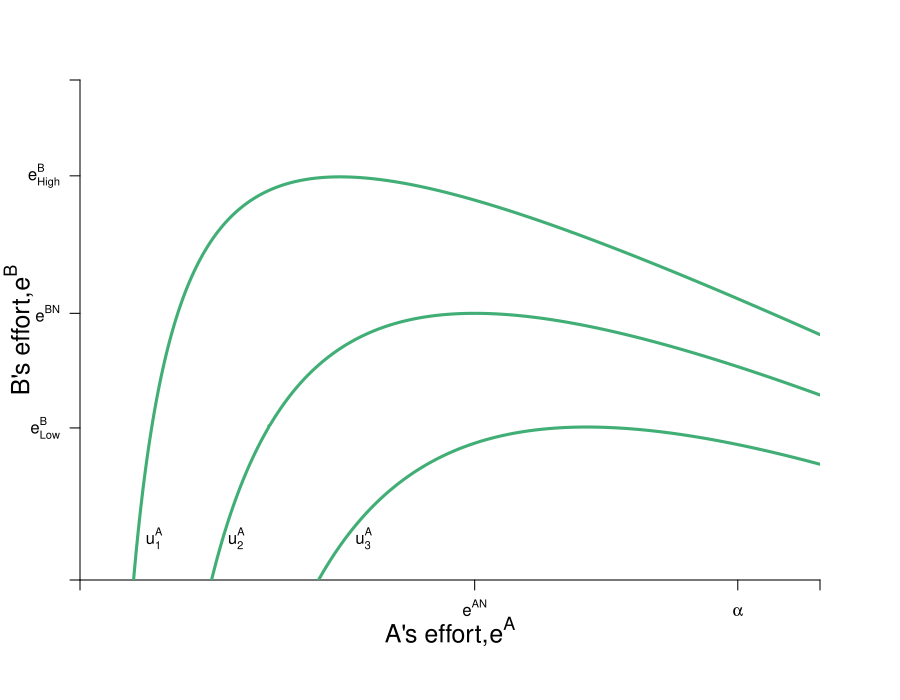

This figure's R source:
#Graph Designer: Simon Halliday & Madeleine Wettach '20
#Authors: Bowles, Foley and Halliday
#Title: Coordination, Conflict and Competition: A Text in Microeconomics

require(shape)
pdf(file = "coordination_failures/step_by_step_graphs_6/brf_indiffs_A_step1.pdf", width = 9, height = 7)

#Set parameters for graphics
axislabelsize <- 1.5
graphlinewidth <- 3
segmentlinewidth <- 2

COL <- c("#7fc97f", "#beaed4", "#fdc086", "#ffff99", "#386cb0", "#f0027f", "#bf5b17", "#666666")
COLA <- c("#99d8c9","#66c2a4","#41ae76", "#238b45", "#005824")
COLB <- c("#4eb3d3", "#2b8cbe", "#0868ac","#084081")

par(mar =  c(6, 4, 4, 4))

uA <- function(ea, eb, alpha = 16, beta = 1/24) {
  alpha*(1 - beta*eb)*ea - 0.5*(ea)^2
}

uB <- function(ea, eb, alpha = 16, beta = 1/24) {
  alpha*(1 - beta*ea)*eb - 0.5*(eb)^2
}

brfB <- function(ea, alpha = 16, beta = 1/24) {
  alpha*(1 - beta*ea)
}

brfA <- function(ea, alpha = 16, beta = 1/24) {
  (alpha - ea)/(alpha * beta)
}

brfPE <- function(ea, alpha = 16, beta = 1/12) {
  alpha*(1 - beta*ea)
}

indiffA <- function(ea, alpha = 16, beta = 1/24, uA = 46.08) {
  1/beta - (0.5*ea)/(alpha*beta) - uA/(alpha*beta*ea)
}

indiffB <- function(eb, alpha = 16, beta = 1/24, uB = 46.08) {
  (alpha*eb - uB - 0.5*eb^2)/(alpha*beta*eb)
}

indiffB2 <- function(ea, alpha = 16, beta = 1/24, uB = 46.08) {
  sqrt(alpha^2*(beta*ea - 1)^2 - 2*uB) - alpha*beta*ea + alpha
}

indiffB3 <- function(ea, alpha = 16, beta = 1/24, uB = 46.08) {
  -sqrt(alpha^2*(beta*ea - 1)^2 - 2*uB) - alpha*beta*ea + alpha
}


xlims <- c(0, 18)
ylims <- c(0, 18)

npts <- 501 
x <- seq(xlims[1], xlims[2], length.out = npts)
y <- seq(ylims[1], ylims[2], length.out = npts) 
a <- c(20, 46.08, 76)

plot(0, 0, xlim = xlims, ylim = ylims, type = "n",
     xlab = expression(paste("")),
     ylab = expression(paste("")), 
     xaxt = "n", 
     yaxt = "n", 
     cex.lab = axislabelsize, 
     bty = "n",
     xaxs="i", 
     yaxs="i")

# ticksy <- seq(from = 0, to = ylims[2], by = 2)
# ylabels <- seq(from = 0, to = ylims[2], by = 2)
# ticksx <- seq(from = 0, to = xlims[2], by = 2)
# xlabels <- seq(from = 0, to = xlims[2], by = 2)
ticksy <- c(0, brfA(ea = 12.35), 9.6, brfA(ea = 6.3), 18)
ylabels <- c(NA, expression(paste(e[Low]^B)), expression(paste(e^{BN})), expression(paste(e[High]^B)), NA)
ticksx <- c(0, 9.6, 16, 18)
xlabels <- c(NA, expression(paste(e^{AN})), expression(paste(alpha)), NA)


axis(1, at = ticksx, pos = 0, labels = xlabels)
axis(2, at = ticksy, pos = 0, labels = ylabels, las = 1)

npts <- 500 
xx1 <- seq(xlims[1], xlims[2], length.out = npts)
##lines(xx1, brfA(xx1, alpha = 16, beta = 1/24), col = COLA[4], lwd = graphlinewidth)


contour(y, x, 
        outer(x, y, uA),
        drawlabels = FALSE,
        col = COLA[3],
        lwd = graphlinewidth,
        levels = a, 
        xaxs="i", 
        yaxs="i", 
        add = TRUE) 

mtext(expression(paste("A's effort,", e^A)), side=1, line = 2.5, cex = axislabelsize)
text(-1.5, 9, expression(paste("B's effort,", e^B)), xpd = TRUE, cex = axislabelsize, srt = 90) 

#Label the iso-welfare functions for the HG, Aisha
text(1.8, 1.5, expression(u[1]^A))
text(3.8, 1.5, expression(u[2]^A))
text(6.9, 1.5, expression(u[3]^A))

#Label Nash Equilibrium 
##segments(0, 9.6, 9.6, 9.6, lty = 2, col = "gray" , lwd = segmentlinewidth)
##segments(9.6, 0, 9.6, 9.6, lty = 2, col = "gray" , lwd = segmentlinewidth)
##points(9.6, 9.6, pch = 16, col = "black", cex = 1.5)
##text(11.3, 10.1, expression(paste("Nash Equilibrium")))
##text(9.3, 9.3, expression(paste("n")))



##segments(0, brfA(ea = 12.35), 12.35 + 2, brfA(ea = 12.35), lty = 2, col = "gray" , lwd = segmentlinewidth)
##segments(12.35, brfA(ea = 12.35) - 2, 12.35, brfA(ea = 12.35), lty = 2, col = "gray" , lwd = segmentlinewidth)
##points(12.35, brfA(ea = 12.35), pch = 16, col = "black", cex = 1.5)
##text(12.35 - 0.3, brfA(ea = 12.35) - 0.4, expression(paste("j")))

##segments(0, brfA(ea = 6.3), 6.3 + 2, brfA(ea = 6.3), lty = 2, col = "gray" , lwd = segmentlinewidth)
##segments(6.3, brfA(ea = 6.3) - 2, 6.3, brfA(ea = 6.3), lty = 2, col = "gray" , lwd = segmentlinewidth)
##points(6.3, brfA(ea = 6.3), pch = 16, col = "black", cex = 1.5)
##text(6.3 - 0.3, brfA(ea = 6.3) - 0.4, expression(paste("k")))

##text(12.1, 2, expression(paste("A's best-response function")))
##text(12.1, 1, expression(paste(e^A*(e^B) == alpha(1 - beta*e^B) )))
##Arrows(13.9, 1, 15, 1, col = "black", lty = 1, lwd = 2, arr.type = "triangle", arr.lwd = 0.5)


##text(10.2, 17, expression(paste(mrs^{A}*(list(e^A, e^B)) == frac(u[e^A], u[e^B]), phantom() == -frac(alpha*(1 - beta*e^B) - e^A, alpha*beta*e^A), phantom() == 0, " at maximum of ", u[1]^A)))
##Arrows(6.3, 16.5, 6.3, 15.25, col = "black", lty = 1, lwd = 2, arr.type = "triangle", arr.lwd = 0.5)



dev.off()
